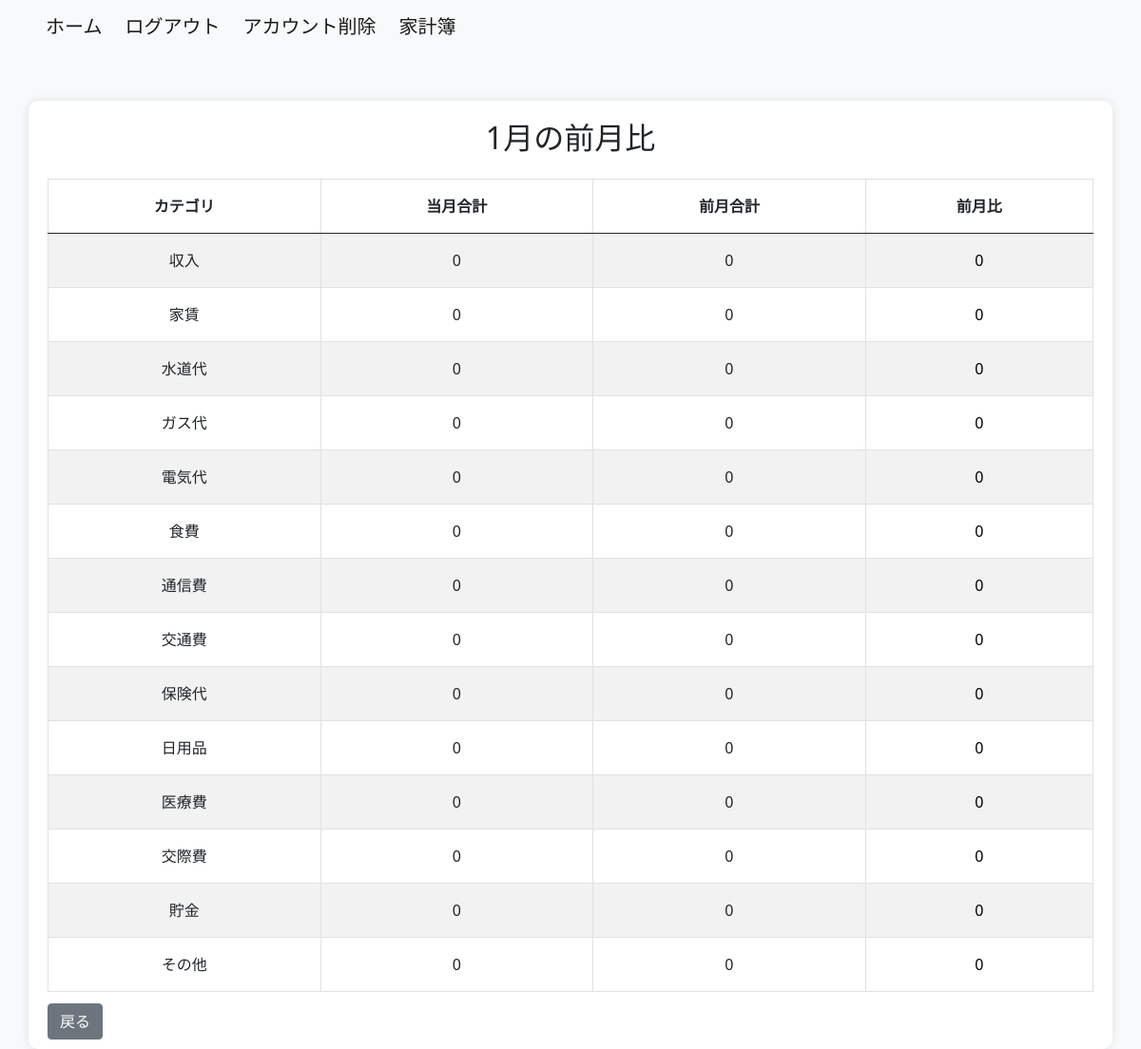
The page /household_budget/m_2023comparison/2023/1/ (signed in) on the database its author committed.
### accounts/models.py (models this page shows, shortened)
class User(AbstractBaseUser, PermissionsMixin):
    user_name = models.CharField(max_length=150)
    email = models.EmailField(max_length=255, unique=True)
    is_active = models.BooleanField(default=True)
    is_staff = models.BooleanField(default=False)
    USERNAME_FIELD = 'email'
    REQUIRED_FIELDS = ['user_name']
    objects = UserManager()
    class Meta:
        db_table = 'user'

### household_budget/models.py (models this page shows, shortened)
class Category(models.Model):
    category_name = models.CharField(max_length=50)
    class Meta:
        db_table = 'category'

### household_budget/views.py (the view)
# urls.py: path('m_2023comparison/<int:year>/<int:month>/', M_2023ComparisonView.as_view(), name='m_2023comparison'),
class M_2023ComparisonView(TemplateView):
    template_name = 'm_comparison2023.html'
    @method_decorator(login_required(login_url='/login/'))
    def dispatch(self, *args, **kwargs):
        return super().dispatch(*args, **kwargs)
    def get_context_data(self, **kwargs):
        context = super().get_context_data(**kwargs)
        year = self.kwargs.get('year')
        month = self.kwargs.get('month')
        current_month_data = Transaction.objects.filter(user=self.request.user, event_date__year=year, event_date__month=month)
        last_month = datetime(int(year), int(month), 1) - timedelta(days=1)
        last_month_data = Transaction.objects.filter(user=self.request.user, event_date__year=last_month.year, event_date__month=last_month.month)
        current_month_totals = current_month_data.values('category__category_name').annotate(total_amount=Sum('amount'))
        last_month_totals = last_month_data.values('category__category_name').annotate(total_amount=Sum('amount'))
        categories = Category.objects.all()
        comparison_data = []
        for category in categories:
            current_amount = next((item['total_amount'] for item in current_month_totals if item['category__category_name'] == category.category_name), 0)
            last_amount = next((item['total_amount'] for item in last_month_totals if item['category__category_name'] == category.category_name), 0)
            comparison_data.append({
                'category': category.category_name,
                'current_amount': current_amount,
                'last_amount': last_amount,
                'percentage_change': last_amount - current_amount
            })
        context['year'] = year
        context['month'] = month
        context['comparison_data'] = comparison_data
        return context

### household_budget/templates/m_comparison2023.html (shortened to what this page needs)
{% extends 'base.html' %}
{% block content %}
<div class="container">
    <div class="row">
        <div class="col-md-12">
                {% if comparison_data %}
                <h2>{{ month }}月の前月比</h2>
                <table class="table table-striped table-bordered mt-4">
                    <thead class="thead-dark">
                        <tr>
                            <th>カテゴリ</th>
                            <th>当月合計</th>
                            <th>前月合計</th>
                            <th>前月比</th>
                        </tr>
                    </thead>
                    <tbody>
                        {% for item in comparison_data %}
                            <tr>
                                <td>{{ item.category }}</td>
                                <td>{{ item.current_amount }}</td>
                                <td>{{ item.last_amount }}</td>
                                <td style="color: {% if item.percentage_change >= 0 %}black{% else %}red{% endif %}">{{ item.percentage_change }}</td>
                            </tr>
                        {% endfor %}
                    </tbody>
                </table>
                {% else %}
                <p>前月のデータがありません。</p>
                {% endif %}
                <br>
                <div class="d-flex justify-content-start mt-3">
                <a href="{% url 'accounts:data_2023' %}" class="btn btn-secondary ml-2">戻る</a>
                </div>
            </div>
        </div>
    </div>
{% endblock %}

### household_budget/templates/m_comparison2023.html (style rules this page uses)
body { background-color: #f8f9fa; }
.container { background-color: #ffffff; border-radius: 10px; box-shadow: 0 0 10px rgba(0, 0, 0, 0.1); margin-top: 50px; padding: 20px; text-align: center; position: relative; }
.table { width: 100%; max-width: 100%; margin: 0 auto; border-collapse: collapse; text-align: center; }
.table th, .table td { padding: 1rem; vertical-align: middle; border: 1px solid #dee2e6; }
.btn-secondary { position: absolute; bottom: 10px; margin-top: 20px; }

### rows shown on the page
User: category "収入", current_amount "0", last_amount "0", percentage_change "0", category "家賃", category "水道代", category "ガス代", category "電気代", category "食費", category "通信費", category "交通費", category "保険代", category "日用品", category "医療費", category "交際費", category "貯金", category "その他"

### other values the page prints
{{ month }} "1"
